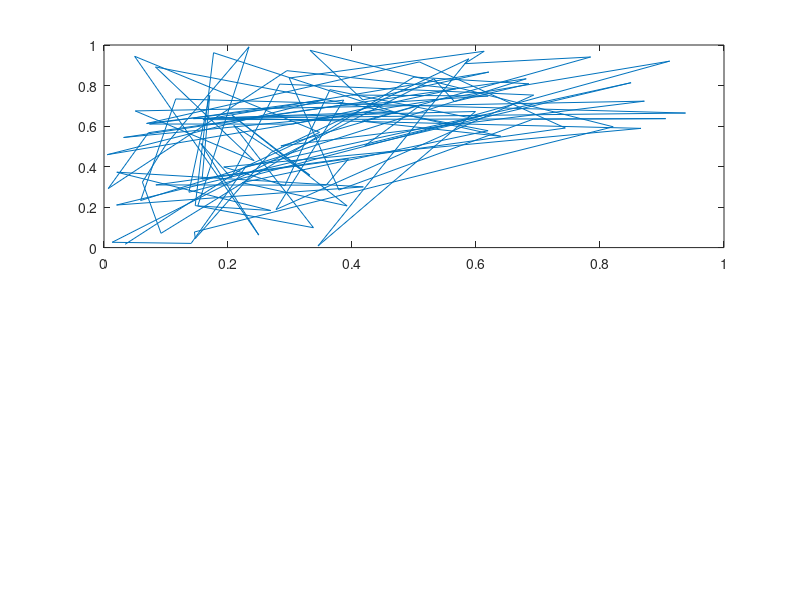

Here is the MATLAB script that generated this plot: (Note: this script raises an error after producing the figure.)
n = 2;
m = 100;
input = rand(n, 1000);

weights = rand(m, n);

for i=1:length(weights)
    weight = weights(i, :);
    if weight(1) > 0.5 && weight(2) < 0.5
        r = rand/2;
        weights(i, :) = [weight(1) * r, weight(2) * (2-r)];
    end
end

subplot(2,1,1)
plot(weights(:,1), weights(:,2))
indicies = 1:length(weights);

%----- Ordering Phase -----
iterations = 10^3;
sigma_null = 100;
learning_null = 0.1;
t_sigma = 300;


for i = 1:iterations
    sigma = sigma_null * exp(-(i-1)/t_sigma);
    learning_rate = learning_null * exp(-(i-1)/t_sigma);
    dist = inf;
    winning_index = 0;
    pattern = input(:, i);
    
    for j =indicies
        weight = weights(j, :).';
        dist_tmp = norm(pattern - weight);
        if dist_tmp < dist
            dist = dist_tmp;
            winning_index = j;
        end
    end
    delta = learning_rule(indicies, winning_index, pattern, weights, learning_rate, sigma);
    weights = weights + delta;
end
subplot(2,1,2);
weights(:,1);
weights(:,2);
plot(weights(:,1), weights(:,2));
%----- Conv Phase ------


function delta = learning_rule(indicies, winning_index, pattern, weights, learning_rate, neighborhood_sigma)
    tmp = @(x) neighborhood(x, winning_index, neighborhood_sigma);
    neighbors = arrayfun(tmp, indicies);
    
    delta = learning_rate * neighbors.' .* (pattern.' - weights);
end

function lambda = neighborhood(index, index_comp, sigma)
    lambda = exp(-abs(index - index_comp)^2 / (2 * sigma^2));
end